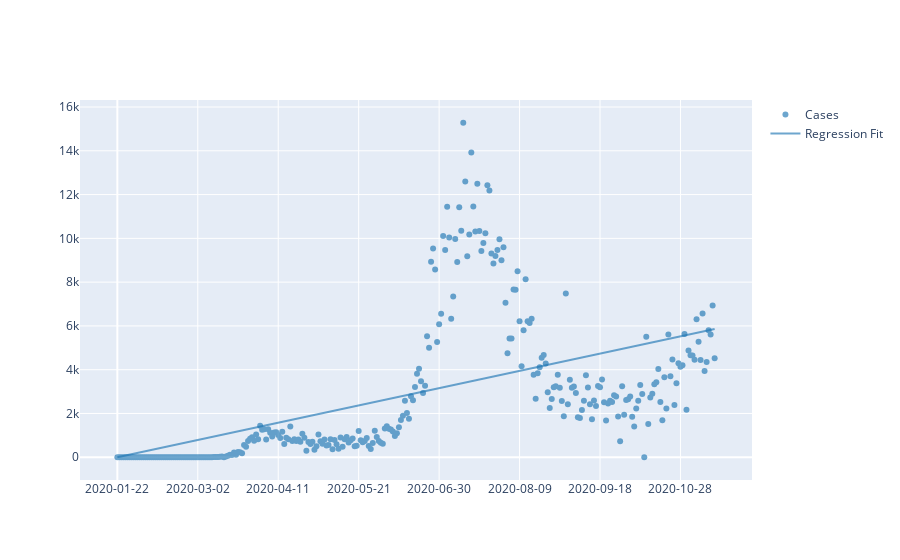

Source (notebook cell):
### Code cell
df = florida_cases_
X = df.index.values.reshape(-1, 1)

model = LinearRegression()
model.fit(X, df.Cases)

x_range = np.linspace(X.min(), X.max(), 100)
y_range = model.predict(x_range.reshape(-1, 1))

fig = go.Figure()
cols = plotly.colors.DEFAULT_PLOTLY_COLORS

fig.add_trace(
    go.Scatter(
        x=df.index,
        y=df['Cases'],
        opacity=0.65,
        name="Cases",
        mode="markers",
        line=dict(width=2, color=cols[0]),
    ))
fig.add_trace(
    go.Scatter(
        x=x_range,
        y=y_range,
        opacity=0.65,
        name='Regression Fit',
        line=dict(width=2, color=cols[0]),
    ))
# Set custom x-axis labels
fig.update_xaxes(
    tickvals=df.index[0::40],
    ticktext=df['Date'][0::40],
)
fig.show()
fig.write_image("images/fig.png")

### Figure 1 — Plotly figure (JSON) as saved in the notebook; plotly's stock layout.template omitted (floating-point values rounded to 4 significant figures; data arrays with more than 128 entries replaced by an {"elided": "..."} marker saying what was removed)
{"data": [{"line": {"color": "rgb(31, 119, 180)", "width": 2}, "mode": "markers", "name": "Cases", "opacity": 0.65, "type": "scatter", "x": {"elided": "298 int values"}, "y": {"elided": "298 int values"}}, {"line": {"color": "rgb(31, 119, 180)", "width": 2}, "name": "Regression Fit", "opacity": 0.65, "type": "scatter", "x": [0, 3, 6, 9, 12, 15, 18, 21, 24, 27, 30, 33, 36, 39, 42, 45, 48, 51, 54, 57, 60, 63, 66, 69, 72, 75, 78, 81, 84, 87, 90, 93, 96, 99, 102, 105, 108, 111, 114, 117, 120, 123, 126, 129, 132, 135, 138, 141, 144, 147, 150, 153, 156, 159, 162, 165, 168, 171, 174, 177, 180, 183, 186, 189, 192, 195, 198, 201, 204, 207, 210, 213, 216, 219, 222, 225, 228, 231, 234, 237, 240, 243, 246, 249, 252, 255, 258, 261, 264, 267, 270, 273, 276, 279, 282, 285, 288, 291, 294, 297], "y": [-4.591, 54.69, 114.0, 173.2, 232.5, 291.8, 351.1, 410.3, 469.6, 528.9, 588.2, 647.5, 706.7, 766.0, 825.3, 884.6, 943.8, 1003.0, 1062.0, 1122.0, 1181.0, 1240.0, 1299.0, 1359.0, 1418.0, 1477.0, 1537.0, 1596.0, 1655.0, 1714.0, 1774.0, 1833.0, 1892.0, 1952.0, 2011.0, 2070.0, 2129.0, 2189.0, 2248.0, 2307.0, 2366.0, 2426.0, 2485.0, 2544.0, 2604.0, 2663.0, 2722.0, 2781.0, 2841.0, 2900.0, 2959.0, 3019.0, 3078.0, 3137.0, 3196.0, 3256.0, 3315.0, 3374.0, 3433.0, 3493.0, 3552.0, 3611.0, 3671.0, 3730.0, 3789.0, 3848.0, 3908.0, 3967.0, 4026.0, 4085.0, 4145.0, 4204.0, 4263.0, 4323.0, 4382.0, 4441.0, 4500.0, 4560.0, 4619.0, 4678.0, 4738.0, 4797.0, 4856.0, 4915.0, 4975.0, 5034.0, 5093.0, 5152.0, 5212.0, 5271.0, 5330.0, 5390.0, 5449.0, 5508.0, 5567.0, 5627.0, 5686.0, 5745.0, 5805.0, 5864.0]}], "layout": {"xaxis": {"ticktext": ["2020-01-22", "2020-03-02", "2020-04-11", "2020-05-21", "2020-06-30", "2020-08-09", "2020-09-18", "2020-10-28"], "tickvals": [0, 40, 80, 120, 160, 200, 240, 280]}}}
